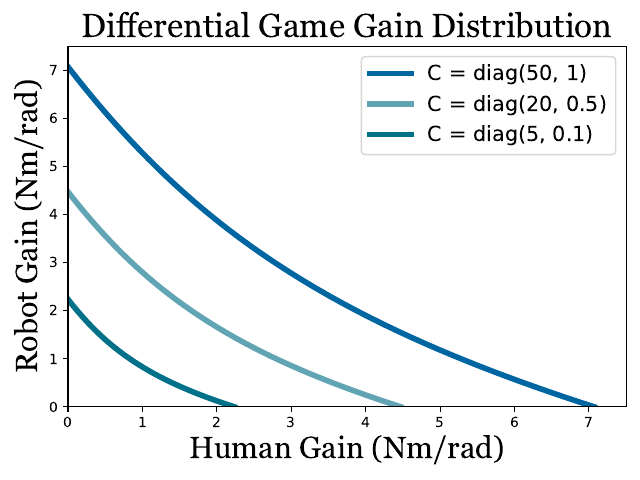

Recreate this plot in Python.
import numpy as np
import scipy.linalg as cp
import matplotlib.pyplot as plt
from matplotlib.backends.backend_pdf import PdfPages

def save_all_figures():
    pp = PdfPages('cooperation.pdf')
    figs = None
    if figs is None:
        figs = [plt.figure(n) for n in plt.get_fignums()]
    for fig in figs:
        fig.savefig(pp, format='pdf')
    pp.close()

def solve_coupled_riccati(it, Qr, Qh, A, B):
    S = B * B.transpose()
    P_it = np.zeros((it + 1, 2, 2))
    Ph_it = np.zeros((it + 1, 2, 2))
    Pr0 = cp.solve_continuous_are(A, B, Qr, 1)
    Ph0 = cp.solve_continuous_are(A, B, Qh, 1)
    P_it[0, :, :] = Pr0
    Ph_it[0, :, :] = Ph0

    for i in range(it):
        Acl = A - np.matmul(S, (Ph_it[i, :, :]))
        Aclh = A - np.matmul(S, (P_it[i, :, :]))
        P_it[i + 1, :, :] = cp.solve_continuous_are(Acl, B, Qr, 1)
        Ph_it[i + 1, :, :] = cp.solve_continuous_are(Aclh, B, Qh, 1)

    Ph = Ph_it[it, :, :]
    Pr = P_it[it, :, :]
    Lr = np.matmul(B.transpose(), Pr)
    Lh = np.matmul(B.transpose(), Ph)
    Lr0 = np.matmul(B.transpose(), Pr0)
    Lh0 = np.matmul(B.transpose(), Ph0)
    return Lr, Lh, Lr0, Lh0


N = 50
C_1 = np.array([[50, 0], [0, 1]])
C_2 = np.array([[20, 0], [0, 0.5]])
C_3 = np.array([[5, 0], [0, 0.1]])
# Qr_1 = np.zeros((N, 2, 2))
# Qr_2 = Qr_1
# Qr_3 = Qr_1
# Qh_1 = Qr_1
# Qh_2 = Qr_1
# Qh_3 = Qr_1

Lr_1 = np.zeros((N, 2))
Lr_2 = np.zeros((N, 2))
Lr_3 = np.zeros((N, 2))
Lh_1 = np.zeros((N, 2))
Lh_2 = np.zeros((N, 2))
Lh_3 = np.zeros((N, 2))

Lr01 = np.zeros((N, 2))
Lr02 = np.zeros((N, 2))
Lr03 = np.zeros((N, 2))
Lh01 = np.zeros((N, 2))
Lh02 = np.zeros((N, 2))
Lh03 = np.zeros((N, 2))

qr1a = np.linspace(0, 50, N)
qr2a = np.linspace(0, 20, N)
qr3a = np.linspace(0, 5, N)
qr1b = np.linspace(0, 1, N)
qr2b = np.linspace(0, 0.5, N)
qr3b = np.linspace(0, 0.1, N)

# print(qr3a)

A = np.array([[0, 1], [0, -10]])
B = np.array([[0], [20]])

for i in range(N):
    Qr1 = np.array([[qr1a[i], 0], [0, qr1b[i]]])
    Qr2 = np.array([[qr2a[i], 0], [0, qr2b[i]]])
    Qr3 = np.array([[qr3a[i], 0], [0, qr3b[i]]])
    Qh1 = C_1 - Qr1
    Qh2 = C_2 - Qr2
    Qh3 = C_3 - Qr3
    Lr_1[i, :], Lh_1[i, :], Lr01[i, :], Lh01[i, :] = solve_coupled_riccati(10, Qr1, Qh1, A, B)
    Lr_2[i, :], Lh_2[i, :], Lr02[i, :], Lh02[i, :] = solve_coupled_riccati(10, Qr2, Qh2, A, B)
    Lr_3[i, :], Lh_3[i, :], Lr03[i, :], Lh03[i, :] = solve_coupled_riccati(10, Qr3, Qh3, A, B)
    # Qh_1[i, :, :] = Qh1
    # Qh_2[i, :, :] = Qh2
    # Qh_3[i, :, :] = Qh3

tud_blue = "#0066A2"
tud_blue2 = "#61A4B4"
tud_blue3 = "#007188"
tud_black = "#000000"
tud_grey = "#808080"
tud_red = "#c3312f"
tud_orange = "#EB7245"
tud_yellow = "#F1BE3E"
tud_green = "#00A390"
colors = [tud_blue, tud_red]

lw = 4
title_size = 24
label_size = 22
legend_size = 15

csfont = {'fontname': 'Georgia', 'size': title_size}
hfont = {'fontname': 'Georgia', 'size': label_size}

plt.figure()
plt.plot(Lh_1[:, 0], Lr_1[:, 0], tud_blue, label="C = diag(50, 1)", linewidth=lw)
plt.plot(Lh_2[:, 0], Lr_2[:, 0], tud_blue2, label="C = diag(20, 0.5)", linewidth=lw)
plt.plot(Lh_3[:, 0], Lr_3[:, 0], tud_blue3, label="C = diag(5, 0.1)", linewidth=lw)
plt.title("Differential Game Gain Distribution", **csfont)
plt.xlabel("Human Gain (Nm/rad)", **hfont)
plt.ylabel("Robot Gain (Nm/rad)", **hfont)
plt.xlim(0, 7.5)
plt.ylim(0, 7.5)
plt.legend(prop={"size": legend_size}, loc='upper right')
plt.tight_layout(pad=1)


plt.figure()
plt.plot(Lh_1[:, 0], Lr_1[:, 0], tud_blue2, label="Differential Game", linewidth=lw)
plt.plot(Lh01[:, 0], Lr01[:, 0], tud_orange, label="Optimal Control", linewidth=lw)
plt.xlabel("Human Gain (Nm/rad)", **hfont)
plt.ylabel("Robot Gain (Nm/rad)", **hfont)
plt.title("Differential Game vs. Optimal Control", **csfont)
plt.xlim(0, 7.5)
plt.ylim(0, 7.5)
plt.legend(prop={"size": legend_size}, loc='upper right')
plt.tight_layout(pad=1)


plt.figure()
plt.stackplot(Lh_1[:, 0], Lh_1[:, 0], Lr_1[:, 0], labels=["Human Gain", "Robot Gain"], colors=colors)
plt.xlabel("Human Gain (Nm/rad)", **hfont)
plt.ylabel("Total system gain (Nm/rad)", **hfont)
plt.title("Differential Game Gain Distribution", **csfont)
plt.xlim(0, 7.0)
# plt.ylim(0, 7.5)
plt.legend(prop={"size": legend_size}, loc='upper right')
plt.tight_layout(pad=1)


plt.figure()
plt.stackplot(Lh01[:, 0], Lh01[:, 0], Lr01[:, 0], labels=["Human Gain", "Robot Gain"], colors=colors)
plt.xlabel("Human Gain (Nm/rad)", **hfont)
plt.ylabel("Total system gain (Nm/rad)", **hfont)
plt.title("Optimal Control Distribution", **csfont)
plt.xlim(0, 7.2)
# plt.ylim(0, 7.5)
plt.legend(prop={"size": legend_size}, loc='upper right')
plt.tight_layout(pad=1)


save_all_figures()

plt.show()
